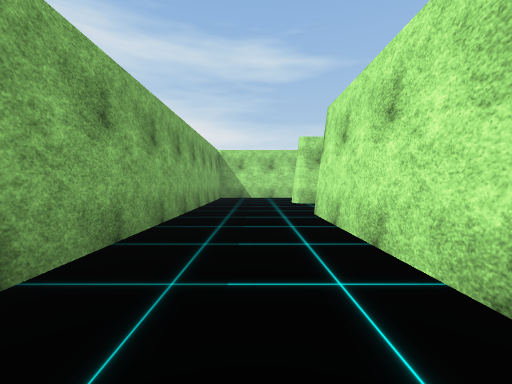
[1] (above)

21 first-person views from a walk through a scene from a Unity 3-D project. The camera is 1.2 m above the floor, tilts 2° down and sees 90° across. The floor is counted in squares, 2 m on a side. Each view is taken from the middle of a square. On the plan, view 1 faces up. The plan holds only what a view shows up to about 9 squares ahead; the rest is blank. The place goes on beyond the plan. The player character is not drawn. Some surface patterns are stand-ins.

[2]
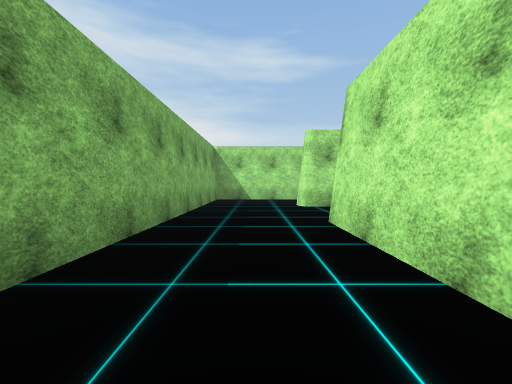

[3]
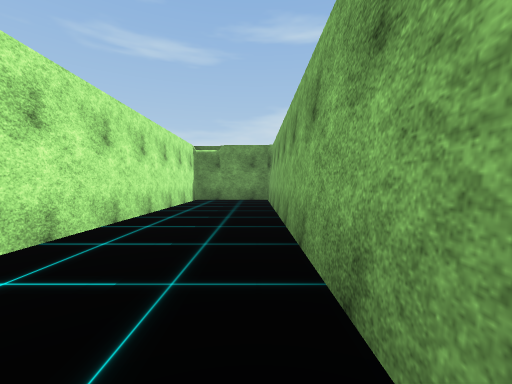

[4]
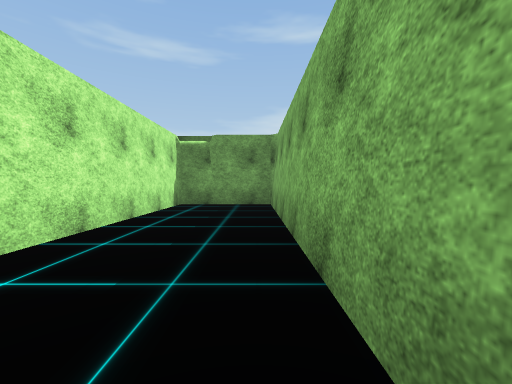

[5]
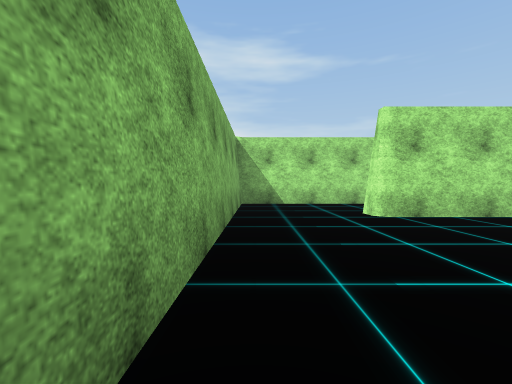

[6]
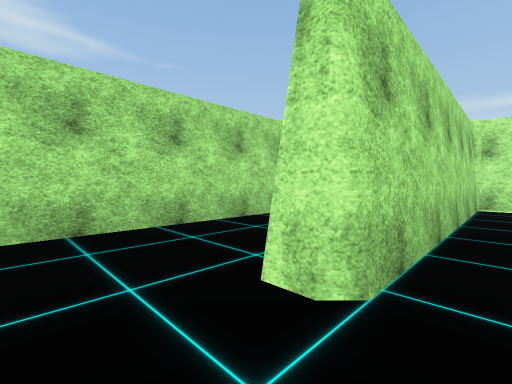

[7]
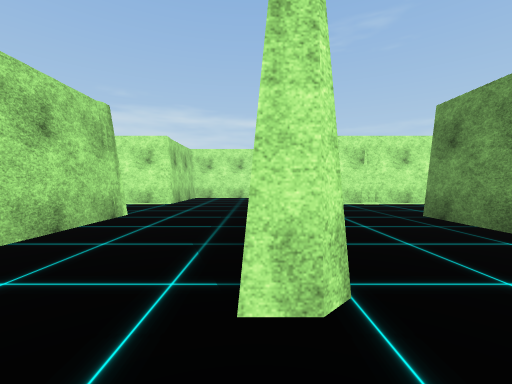

[8]
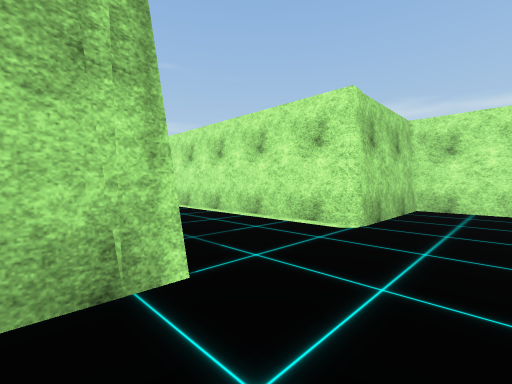

[9]
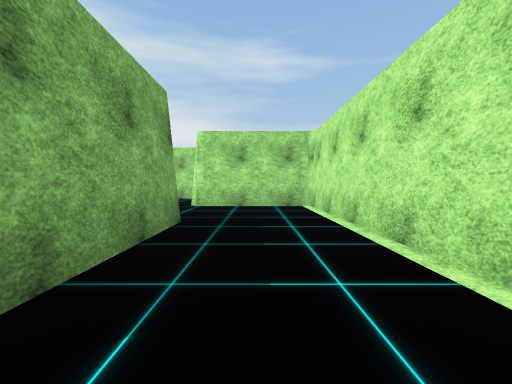

[10]
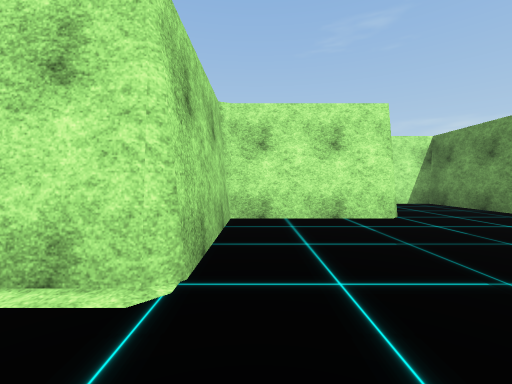

[11]
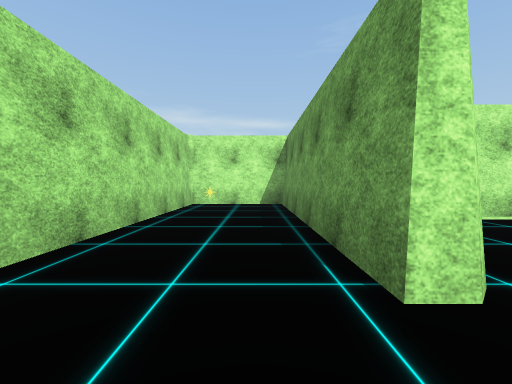

[12]
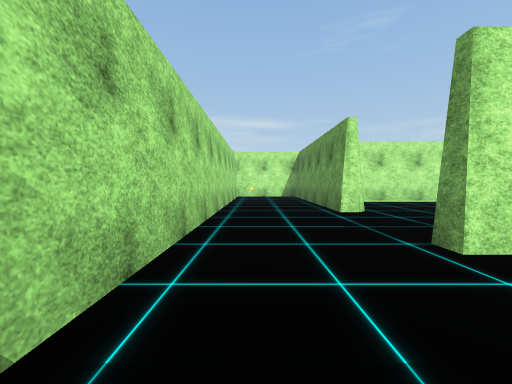

[13]
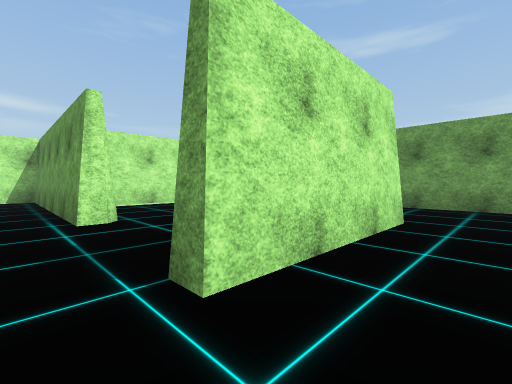

[14]
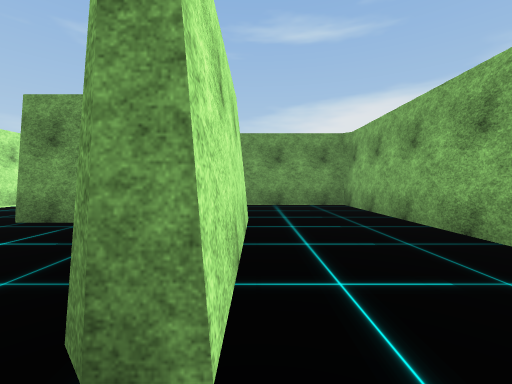

[15]
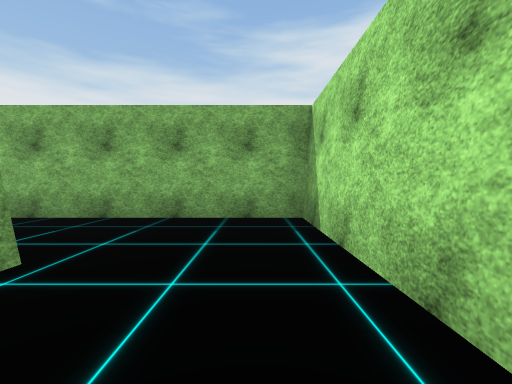

[16]
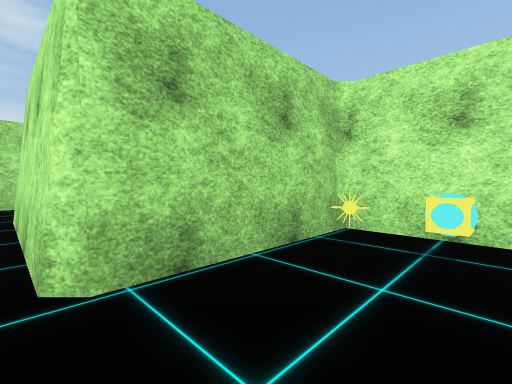

[17]
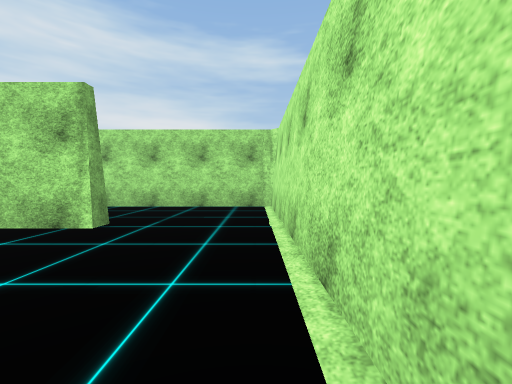

[18]
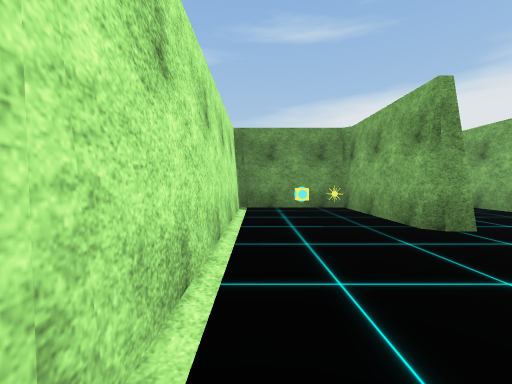

[19]
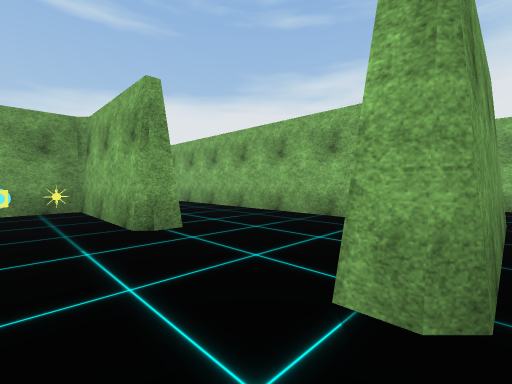

[20]
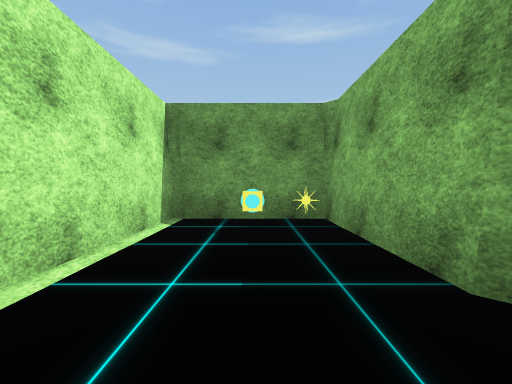

[21]
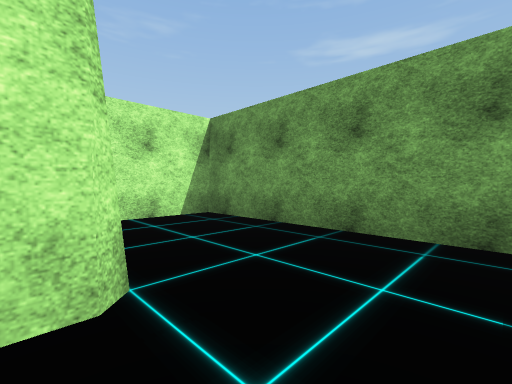

### Floor plan
Ten units are one square. View 1 is at (0, 0); x grows to the right and y downward. Boxes are objects, and circles mark ways between rooms. Rooms are numbered by the first view taken in them; rooms with no view inside come last. Other rooms are left out.
<svg viewBox="-20 -203 160 251">
<path fill="none" stroke="#000" d="M12 -76 12 -81M49 -105 -15 -105 -15 43 12 43 12 -49M74 -105 74 -167 55 -167M48 -141 48 -111M43 -167 43 -172 104 -172 104 -198 15 -198M12 -172 16 -172M43 -119 43 -136 12 -136 12 -172M15 -198 -15 -198 -15 -110 20 -110M42 -18 48 -18 48 13 74 13 74 -76 12 -76M17 -31 17 4M12 -49 48 -49 48 -44 35 -44M104 -76 104 -105 74 -105M106 -49 135 -49 135 -68M55 -167 43 -167M36 -141 48 -141M89 -49 106 -49"/>
<rect x="95" y="-195" width="10" height="10" fill="#bbb"><title>other object</title></rect>
<rect x="25" y="-125" width="10" height="10" fill="#bbb"><title>other object</title></rect>
<rect x="25" y="-135" width="10" height="10" fill="#bbb"><title>other object</title></rect>
<rect x="45" y="-5" width="10" height="10" fill="#bbb"><title>other object</title></rect>
<rect x="55" y="-5" width="10" height="10" fill="#bbb"><title>other object</title></rect>
<circle cx="15" cy="-65" r="3" fill="#2a7"/>
<circle cx="80" cy="-95" r="3" fill="#2a7"/>
<circle cx="50" cy="-155" r="3" fill="#2a7"/>
<circle cx="20" cy="-185" r="3" fill="#2a7"/>
<circle cx="35" cy="-170" r="3" fill="#2a7"/>
<circle cx="95" cy="-80" r="3" fill="#2a7"/>
<circle cx="110" cy="-65" r="3" fill="#2a7"/>
<text x="10" y="-60">1</text>
<text x="60" y="-180">2</text>
<text x="10" y="-150">3</text>
<text x="50" y="-40">4</text>
<text x="90" y="-90">5</text>
<text x="120" y="-70">6</text>
<text x="40" y="-160">7</text>
<text x="90" y="-70">8</text>
</svg>
Room 1 opens to room 4. Room 1 opens to room 5. Room 1 opens to room 7. Room 2 opens to room 3. Room 2 opens to room 7. Room 5 opens to room 8. Room 6 opens to room 8.

Where each view was taken, in squares from view 1:
view 1: 0 up, 0 right, facing up
view 2: 1 up, 0 right, facing up
view 3: 5 up, 1 left, facing down
view 4: 3 up, 1 left, facing down
view 5: 3 up, 1 left, facing up
view 6: 7 up, 0 right, facing up-right
view 7: 8 up, 0 right, facing right
view 8: 9 up, 4 right, facing up-right
view 9: 10 up, 6 right, facing up
view 10: 10 up, 6 right, facing right
view 11: 18 up, 3 right, facing right
view 12: 19 up, 1 left, facing right
view 13: 18 up, 0 right, facing down-right
view 14: 18 up, 1 right, facing down
view 15: 19 up, 3 right, facing left
view 16: 12 up, 1 right, facing up-right
view 17: 1 up, 7 right, facing up
view 18: 5 up, 7 right, facing down
view 19: 5 up, 6 right, facing down-left
view 20: 3 up, 6 right, facing down
view 21: 8 up, 9 right, facing down-right
